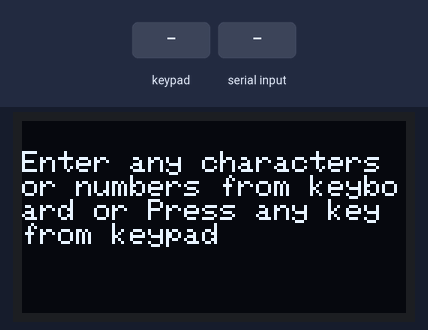
Recording of a sketch running on a simulated Arduino Uno, built with avr-gcc and run on an emulated ATmega328P. Parts: 128×64 one-colour display. Wiring (inferred from the names in the program): 4×4 keypad with keys 1 2 3 A 4 5 6 B 7 8 9 C * 0 # D: rows pin 3, pin 4, pin 5, pin 6; columns pin 7, pin 8, pin 9, pin 10. The inputs (shaded band) are chosen by the test bench. What the sketch prints to the serial monitor is not drawn.

Above: at 2.2 s.
2.3 s: keypad keys 3 4 5 6 # pressed 0.4 s apart
At 5.4 s:
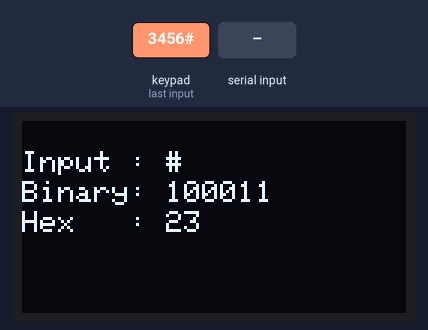
5.8 s: key 'A' pressed
At 7.0 s:
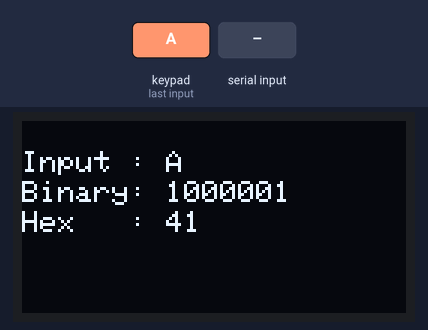
7.5 s: "90,45\n" received over Serial
At 9.7 s:
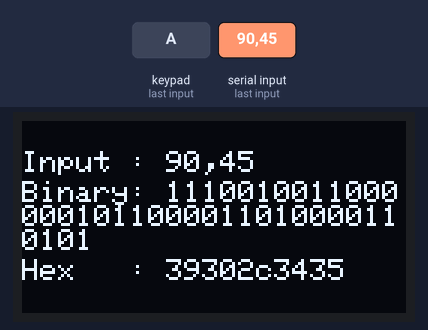
10.0 s: key 'B' pressed
At 11.4 s:
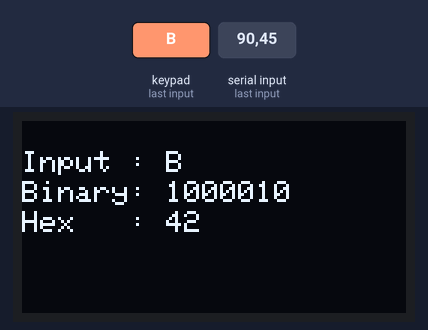
11.7 s: keypad keys 3 4 5 6 * pressed 0.4 s apart
At 13.9 s:
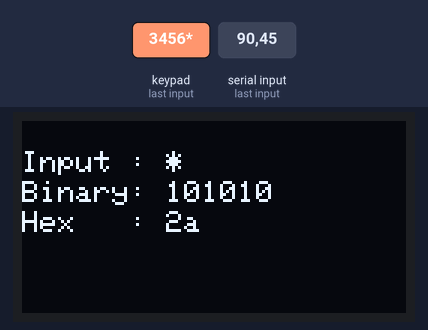
15.2 s: key 'C' pressed
At 16.6 s:
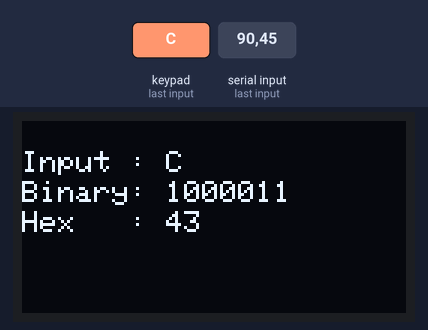
Timing chart, 0 to 17.9 s (numbered marks = the images above; inputs shaded):
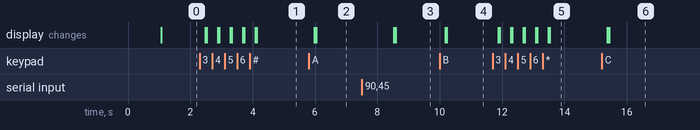

Measured:
- after the input at 2.3 s, the display: first changes after 0.18 s (image 1 shows a later state)
- after the input at 5.8 s, the display: first changes after 0.18 s (image 2 shows a later state)
- after the input at 7.5 s, the display: first changes after 1.0 s (image 3 shows a later state)
- after the input at 10.0 s, the display: first changes after 0.18 s (image 4 shows a later state)
- after the input at 11.7 s, the display: first changes after 0.18 s (image 5 shows a later state)
- after the input at 15.2 s, the display: first changes after 0.18 s (image 6 shows a later state)

The sketch:

sbm_tugas3_45830.ino
```cpp
// Juz'an Nafi Haifa
// 17/410473/TK/45830

//OLED I2C Adafruit libraries
#include <Wire.h>
#include <Adafruit_GFX.h>
#include <Adafruit_SSD1306.h>

#define SCREEN_WIDTH 128 // OLED display width, in pixels
#define SCREEN_HEIGHT 64 // OLED display height, in pixels

// declaration for an SSD1306 display connected to I2C (SDA, SCL pins)
#define OLED_RESET     -1 // Reset pin # (or -1 if sharing Arduino reset pin)
Adafruit_SSD1306 display(SCREEN_WIDTH, SCREEN_HEIGHT, &Wire, OLED_RESET);

const byte rowKeypad[4] = {3, 4, 5, 6}; //connect to the Keypad Row
const byte columnKeypad[4] = {7, 8, 9, 10}; //connect to the Keypad Column

char keys[4][4] = // Keypad char list
{
  {'1', '2', '3', 'A'},
  {'4', '5', '6', 'B'},
  {'7', '8', '9', 'C'},
  {'*', '0', '#', 'D'}
};

String inputSerial; // input from Serial Monitor
String inputKeypad; // input from Keypad
bool isNumber;      // for checking whether an input is a valid number

String binString;   // output binary
String hexString;   // output hexadecimal

void DisplayTitle(char state){ // display "Input: ", "Binary", and "Hex: " to OLED
  switch (state){
    case '1':
      display.print(F("Input : "));
      break;
    case '2':
      display.print(F("Binary: "));
      break;
    case '3':
      display.print(F("Hex   : "));
      break;
    default:
      break;
  }
}

void DisplayOLED(int cursor_vertical, String &str, char flag){ // display conversion result to OLED
  display.setTextSize(1);
  display.setTextColor(WHITE);
  display.setCursor(0,cursor_vertical);
  DisplayTitle(flag);
  display.println(str);
  display.display();
}

void ReadKeypad(){  // read Keypad input
  int i,j;
  for(i=0; i<4; i++){
    digitalWrite(rowKeypad[i], LOW);  //activate row i
    for(j=0; j<4; j++){
      if(digitalRead(columnKeypad[j])==LOW){   // read column j
        delay(10);                              // bouncing filter
        if(digitalRead(columnKeypad[j])==LOW){
          delay(10);                            // bouncing filter
          while(!(digitalRead(columnKeypad[j]))){};
            display.clearDisplay(); // reset display to blank

            //display input
            inputKeypad = String(keys[i][j]);
            Serial.print("Input: "); Serial.println(inputKeypad);
            DisplayOLED(10, inputKeypad, '1');

            //display binary conversion result
            binString = String(keys[i][j], BIN);
            Serial.print("Binary: "); Serial.println(binString);
            DisplayOLED(20, binString, '2');

            //display hexadecimal conversion result
            hexString = String(keys[i][j], HEX);
            Serial.print("Hex: "); Serial.println(hexString);
            DisplayOLED(30, hexString, '3');

            Serial.println("");
            Serial.println("==========================================================================");
            Serial.println("Enter any characters or numbers from keyboard or Press any key from keypad");
        }
      }
    }
    digitalWrite(rowKeypad[i], HIGH); //deactivate row i
  }
}

void SerialFlush() {
  while (Serial.available() > 0) {
    char t = Serial.read();
  }
}

bool IsValidNumber(String str){ // checking an input is whether a number or not
   for(int i=0; i<str.length() - 1; i++){
      if(isDigit(str.charAt(i)) == false){
        return false;
      }
   }
   return true;
}

void ReadSerial(String &inputSerial){ // Keypad input conversion
  display.clearDisplay(); // reset display to blank

  //display input
  Serial.print("Input: "); Serial.print(inputSerial);
  DisplayOLED(10, inputSerial, '1');

  // checking an input is whether a number or not
  isNumber = IsValidNumber(inputSerial);
  if (isNumber){  // if YES, convert directly the number
      int number = inputSerial.toInt();
      binString = String(number, BIN);
      hexString = String(number, HEX);
  }
  else{ // if NO, convert each char of input
      binString = "";
      hexString = "";
      String temp;

      for(int i=0; i<inputSerial.length() - 1; i++){
          temp = String(inputSerial.charAt(i), BIN);
          // fault handling start from 2nd char and so on: make them to 8 digits by adding '0' from MSB of each char
          if(i != 0){
              for(int j=0; j<8-temp.length(); j++){
                  binString += "0";
              }
          }
          binString += temp;

          temp = String(inputSerial.charAt(i), HEX);
          // fault handling start from 2nd char and so on: make them to 2 digits by adding '0' from MSB of each char
          if(i != 0){
              for(int j=0; j<2-temp.length(); j++){
                  hexString += "0";
              }
          }
          hexString += temp;
      }
  }
  //display binary conversion result
  Serial.print("Binary: "); Serial.println(binString);
  DisplayOLED(20, binString, '2');

  //display hexadecimal conversion result
  Serial.print("Hex: "); Serial.println(hexString);
  DisplayOLED(30 + ((binString.length() + 7)/21)*8, hexString, '3');  // display fault handling to make the text display not overlap
}

void setup() {
  Serial.begin(9600); // baudrate 9600 bps

  // SSD1306_SWITCHCAPVCC = generate display voltage from 3.3V internally
  if(!display.begin(SSD1306_SWITCHCAPVCC, 0x3C)) { // Address 0x3D for 128x64
    Serial.println(F("SSD1306 allocation failed"));
    for(;;); // Don't proceed, loop forever
  }

  // Show initial display buffer contents on the screen --
  delay(1000); // Pause for 1 seconds

  // display welcome command
  display.clearDisplay(); // reset display to blank
  String command = "Enter any characters or numbers from keyboard or Press any key from keypad";
  DisplayOLED(10, command, '0');

  //setup Keypad row and column
  for (int i = 0; i < 4; i++) {
    pinMode(rowKeypad[i], OUTPUT);
    pinMode(columnKeypad[i], INPUT_PULLUP);
    digitalWrite(rowKeypad[i], HIGH);
  }
}

void loop() {
  Serial.println("Enter any characters or numbers from keyboard or Press any key from keypad");
  SerialFlush();
  while (!Serial.available()) { //checking for serial input from Keyboard, while checking, it's also checking for Keypad input
        ReadKeypad(); //read input from Keypad & process conversion
    }
  inputSerial = Serial.readString(); //read input from Keypad
  ReadSerial(inputSerial); // process conversion
  Serial.println("");
  Serial.println("==========================================================================");
}
```
